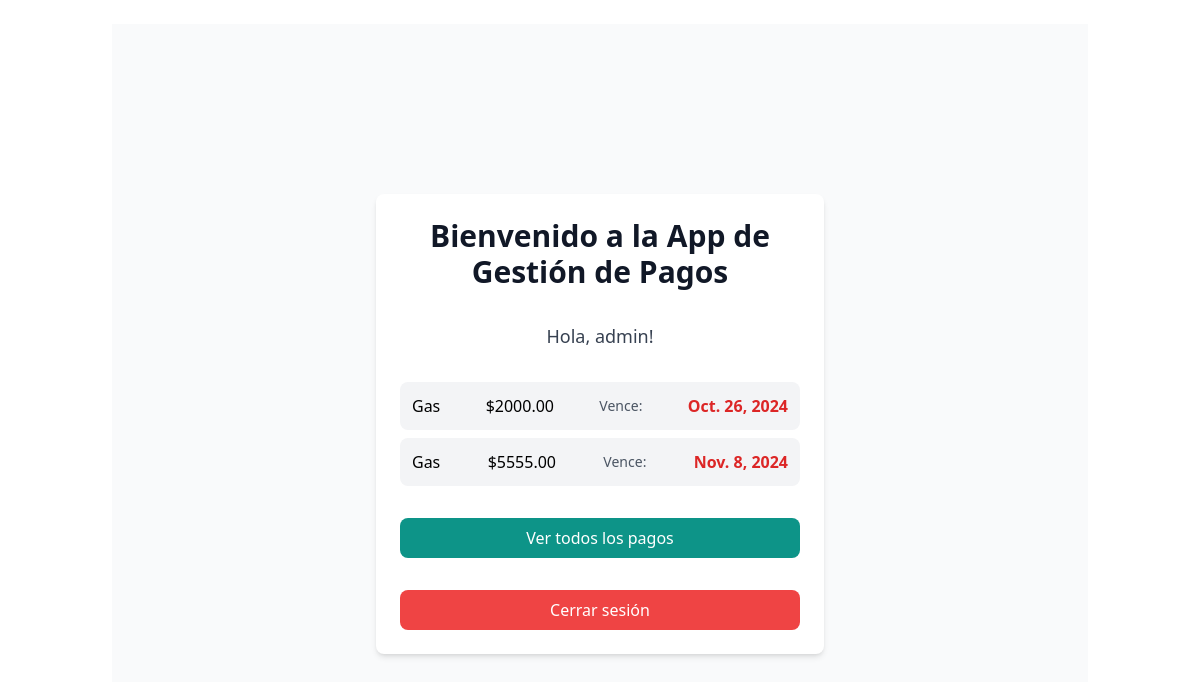
Page / (signed in) on the earlier database version.
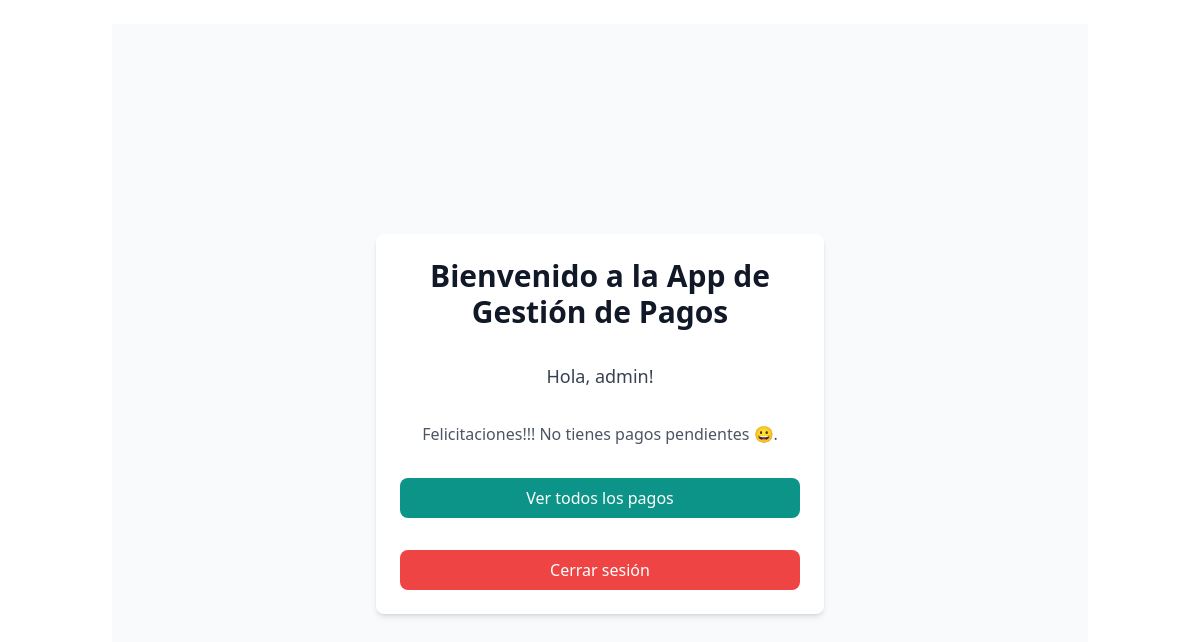
Same page on the later database version.
### core/models.py (models this page shows, shortened)
class Payment(models.Model):
    boleta = models.ForeignKey(Boleta, on_delete=models.CASCADE)
    user = models.ForeignKey(User, on_delete=models.CASCADE)
    amount = models.DecimalField(max_digits=10, decimal_places=2)
    payment_due = models.DateField(null=True, blank=True)
    payment_day = models.DateField(null=True, blank=True)
    payed = models.BooleanField(default=False)

class Boleta(models.Model):
    name = models.CharField(max_length=100)
    class Meta:
        ordering = ['name']
        verbose_name_plural = 'Boletas'
    def __str__(self):
        return self.name

### core/views.py (the view)
# urls.py: path('', views.home, name='home'),
def home(request):
    payments = (
        Payment.objects.filter(user=request.user, payed=False)
        if request.user.is_authenticated
        else None
    )
    return render(request, 'core/index.html', {'payments': payments})

### core/templates/core/index.html (shortened to what this page needs)
{% extends 'core/base.html' %}
{% block content %}
    <div class="min-h-screen bg-gray-50 flex items-center justify-center py-12 px-4 sm:px-6 lg:px-8">
        <div class="max-w-md w-full space-y-8 bg-white p-6 rounded-lg shadow-md">
            <h1 class="text-3xl font-extrabold text-center text-gray-900 mb-6">
                Bienvenido a la App de Gestión de Pagos</h1>
    {% if user.is_authenticated %}
        <p class="text-lg text-center text-gray-700 mb-4">Hola, {{ user.username }}!</p>
        <ul class="space-y-2">
            {% for pago in payments %}
                <li class="bg-gray-100 p-3 rounded-lg flex flex-col  lg:flex-row justify-between items-center">
                    <span class="font-medium">{{ pago.boleta }}</span>${{ pago.amount }} <span class="text-sm text-gray-600">Vence: </span><span class="font-semibold text-red-600">{{ pago.payment_due }}</span>
                </li>
            {% empty %}
                <li class="text-gray-600 text-center">Felicitaciones!!! No tienes pagos pendientes 😀.</li>
            {% endfor %}
        </ul>
        <a href="{% url 'core:payment_list' %}" class="w-full inline-block px-4 py-2 text-center text-white bg-teal-600 rounded-lg hover:bg-teal-700">
            Ver todos los pagos
        </a>
        <form method="POST" action="{% url 'core:logout' %}"  class="mt-4">
            <button type="submit" class="w-full px-4 py-2 bg-red-500 text-white rounded-lg hover:bg-red-600">
                Cerrar sesión
            </button>
        </form>
{% endif %}
{% endblock  %}

Differences in the rows shown:
no longer on this page (row edited): Payment: boleta "Gas", amount "2000.00", payment_due "Oct. 26, 2024"
no longer on this page (row edited): Payment: boleta "Gas", amount "5555.00", payment_due "Nov. 8, 2024"
Other differences:
text now shown: "Felicitaciones!!! No tienes pagos pendientes 😀."
